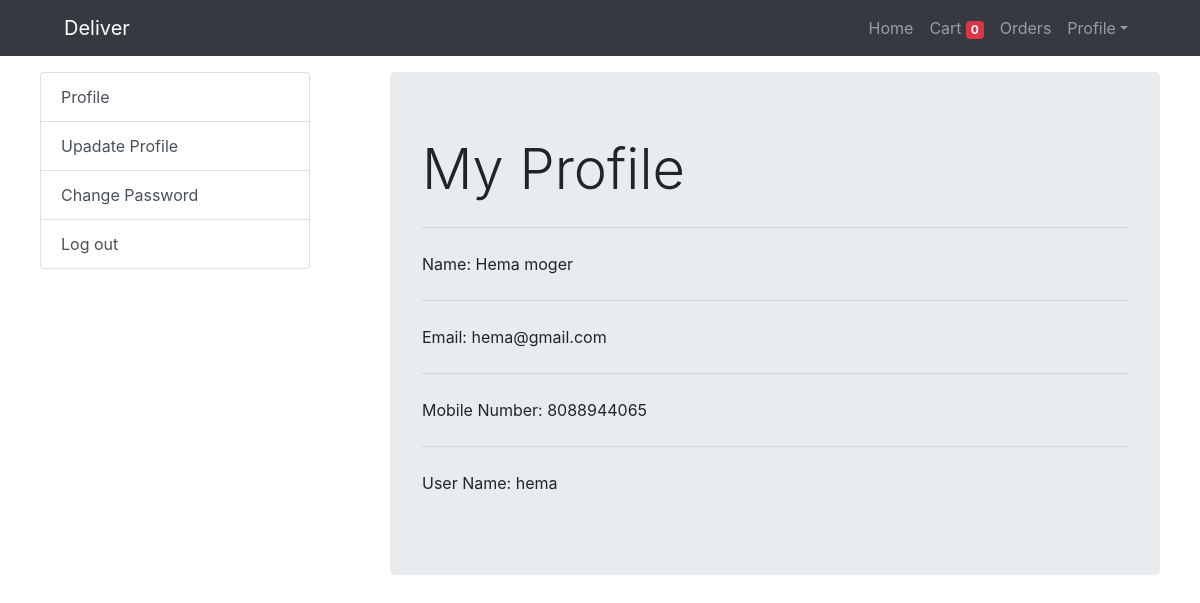
The page /profile (signed in) on the database its author committed.
### store/models.py (models this page shows, shortened)
class Customer(models.Model):
    name = models.CharField(max_length=30)
    email = models.EmailField()
    mobile = models.CharField(max_length=15)
    uname = models.CharField(max_length=20)
    password = models.CharField(max_length=50)

### store/views.py (the view)
# urls.py: path('profile',Profile.as_view(), name='profile'),
class Profile(View):
    def get(self, request):
        customer = request.session.get('customer')
        customer_id = request.session.get('customer')
        if customer_id:
            try:
                customer = Customer.objects.get(id=customer_id)
            except Customer.DoesNotExist:
                pass
        return render(request, 'store/profile.html',{'customer':customer})

### templates/store/profile.html
{% extends 'store/base.html' %}
{% block content %}
{% include 'store/profile-sidebar.html' %}
<div class="col-lg-8 mx-auto">
    <div class="row mx-auto">
    <div class="jumbotron container">
    <h1 class="display-4">My Profile</h1>
    <hr class="my-4">
    <p>Name: {{customer.name}}</p>
    <hr class="my-4">
    <p>Email: {{customer.email}}</p>
    <hr class="my-4">
    <p>Mobile Number: {{customer.mobile}}</p>
    <hr class="my-4">
    <p>User Name: {{customer.uname}}</p>
</div>
</div>
</div>
</div>
{% endblock content %}

### rows shown on the page
Customer: name "Hema moger", email "hema@gmail.com", mobile "8088944065", uname "hema"

### other values the page prints
{{ request.session.cart.keys|length }} "0"
